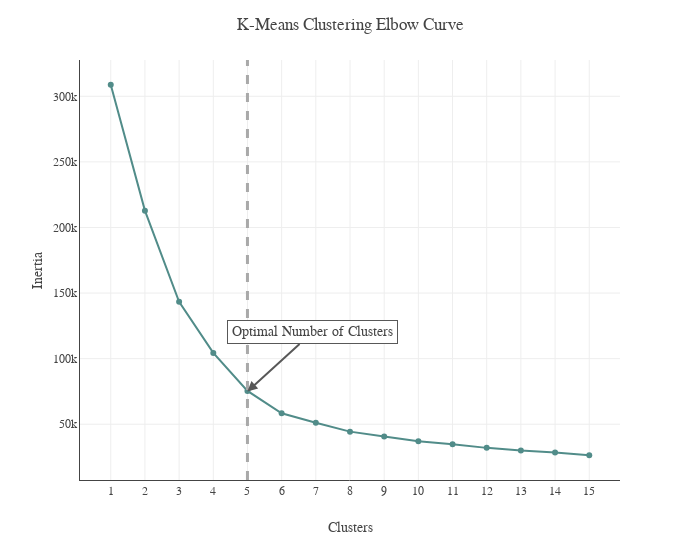

This figure's notebook cell:
### Code cell
# K-Means Clustering
clust_df = df.copy()
clust_df['Gender'] = [1 if i == "Women" else 0 for i in clust_df.Gender]

k_means = list()
for clust in range(1,16):
    km = KMeans(n_clusters=clust, init='k-means++', random_state=21).fit(clust_df)
    k_means.append(pd.Series({'Clusters': clust, 
                              'Inertia': km.inertia_,
                              'model': km}))

# Plot results
plot_km = (pd.concat(k_means, axis=1).T
           [['Clusters','Inertia']]
           .set_index('Clusters'))

fig = px.line(plot_km, x=plot_km.index, y='Inertia', markers=True)
fig.add_vline(x=5, line_width=3, line_dash="dash", line_color="darkgrey")
fig.add_annotation(
    xref="x domain",
    yref="y",
    x=.31,
    y=75e3,
    text="Optimal Number of Clusters",
    axref="x domain",
    ayref="y",
    ax=.43,
    ay=12e4,
    arrowhead=2, 
    bordercolor="#585858",
    borderpad=4, 
    bgcolor='white',
    font=dict(size=14)
)
fig.update_traces(line_color='#518C89')
fig.update_layout(template=temp, title="K-Means Clustering Elbow Curve", 
                  xaxis=dict(tickmode = 'linear', showline=True), yaxis=dict(showline=True), width=700)
fig.show()

### Figure 1 — Plotly figure (JSON) as saved in the notebook; plotly's stock layout.template omitted (floating-point values rounded to 4 significant figures)
{"data": [{"hovertemplate": "Clusters=%{x}<br>Inertia=%{y}<extra></extra>", "legendgroup": "", "line": {"color": "#518C89", "dash": "solid"}, "marker": {"symbol": "circle"}, "mode": "lines+markers", "name": "", "orientation": "h", "showlegend": false, "type": "scatter", "x": [1, 2, 3, 4, 5, 6, 7, 8, 9, 10, 11, 12, 13, 14, 15], "xaxis": "x", "y": [308800.0, 212800.0, 143300.0, 104400.0, 75380.0, 58300.0, 51120.0, 44340.0, 40630.0, 37050.0, 34700.0, 31960.0, 29890.0, 28410.0, 26340.0], "yaxis": "y"}], "layout": {"annotations": [{"arrowhead": 2, "ax": 0.43, "axref": "x domain", "ay": 120000, "ayref": "y", "bgcolor": "white", "bordercolor": "#585858", "borderpad": 4, "font": {"size": 14}, "text": "Optimal Number of Clusters", "x": 0.31, "xref": "x domain", "y": 75000, "yref": "y"}], "legend": {"tracegroupgap": 0}, "margin": {"t": 60}, "shapes": [{"line": {"color": "darkgrey", "dash": "dash", "width": 3}, "type": "line", "x0": 5, "x1": 5, "xref": "x", "y0": 0, "y1": 1, "yref": "y domain"}], "title": {"text": "K-Means Clustering Elbow Curve"}, "width": 700, "xaxis": {"anchor": "y", "domain": [0, 1], "showline": true, "tickmode": "linear", "title": {"text": "Clusters"}}, "yaxis": {"anchor": "x", "domain": [0, 1], "showline": true, "title": {"text": "Inertia"}}}}
